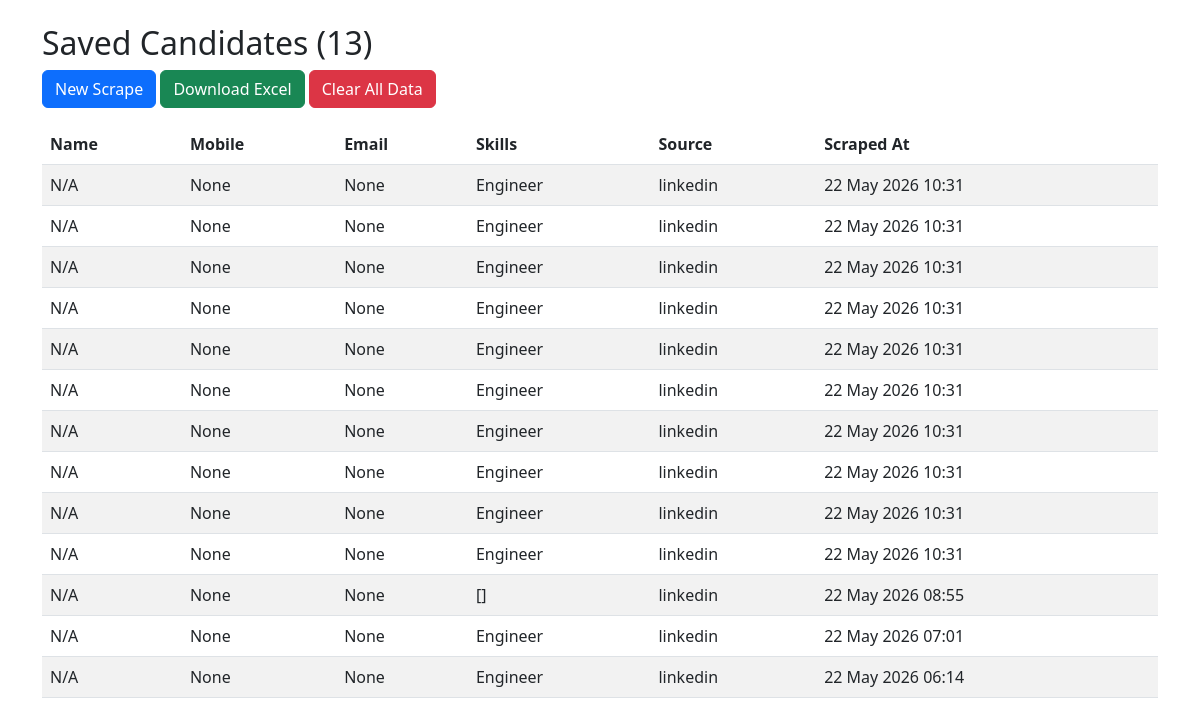
/candidates/, run on the app's committed database.
### scraper/models.py (models this page shows, shortened)
class Candidate(models.Model):
    source = models.CharField(max_length=50, choices=[('naukri', 'Naukri'), ('linkedin', 'LinkedIn')])
    name = models.CharField(max_length=255)
    mobile_no = models.CharField(max_length=20, blank=True, null=True)
    email = models.EmailField(blank=True, null=True)
    address = models.TextField(blank=True, null=True)
    education = models.TextField(blank=True, null=True)  # JSON or comma-separated
    skills = models.TextField(blank=True, null=True)
    raw_data = models.JSONField(blank=True, null=True)
    scraped_at = models.DateTimeField(auto_now_add=True)

### scraper/views.py (the view)
# urls.py: path('candidates/', views.candidate_list, name='candidate_list'),
def candidate_list(request):
    candidates = Candidate.objects.all().order_by('-scraped_at')
    return render(request, 'scraper/candidate_list.html', {'candidates': candidates})

### scraper/templates/scraper/candidate_list.html (shortened to what this page needs)
{% load crispy_forms_tags %}
<!DOCTYPE html>
<html>
<head>
    <link href="https://cdn.jsdelivr.net/npm/bootstrap@5.3.0/dist/css/bootstrap.min.css" rel="stylesheet">
</head>
<body class="container mt-4">
    <h2>Saved Candidates ({{ candidates.count }})</h2>
    <a href="{% url 'home' %}" class="btn btn-primary mb-3">New Scrape</a>
    <a href="{% url 'export_excel' %}" class="btn btn-success mb-3">Download Excel</a>
    <form method="post" action="{% url 'clear_data' %}" style="display:inline;">
        <button type="submit" class="btn btn-danger mb-3" onclick="return confirm('Delete all data?')">Clear All Data</button>
    </form>
    <table class="table table-striped">
        <thead>
            <tr>
                <th>Name</th>
                <th>Mobile</th>
                <th>Email</th>
                <th>Skills</th>
                <th>Source</th>
                <th>Scraped At</th>
            </tr>
        </thead>
        <tbody>
            {% for cand in candidates %}
            <tr>
                <td>{{ cand.name }}</td>
                <td>{{ cand.mobile_no }}</td>
                <td>{{ cand.email }}</td>
                <td>{{ cand.skills|truncatechars:100 }}</td>
                <td>{{ cand.source }}</td>
                <td>{{ cand.scraped_at|date:"d M Y H:i" }}</td>
            </tr>
            {% endfor %}
        </tbody>
    </table>
</body>
</html>

### data on the page
Candidate: name "N/A", mobile_no "None", email "None", skills "Engineer", source "linkedin", scraped_at "22 May 2026 10:31"
Candidate: name "N/A", mobile_no "None", email "None", skills "Engineer", source "linkedin", scraped_at "22 May 2026 10:31"
Candidate: name "N/A", mobile_no "None", email "None", skills "Engineer", source "linkedin", scraped_at "22 May 2026 10:31"
Candidate: name "N/A", mobile_no "None", email "None", skills "Engineer", source "linkedin", scraped_at "22 May 2026 10:31"
Candidate: name "N/A", mobile_no "None", email "None", skills "Engineer", source "linkedin", scraped_at "22 May 2026 10:31"
Candidate: name "N/A", mobile_no "None", email "None", skills "Engineer", source "linkedin", scraped_at "22 May 2026 10:31"
Candidate: name "N/A", mobile_no "None", email "None", skills "Engineer", source "linkedin", scraped_at "22 May 2026 10:31"
Candidate: name "N/A", mobile_no "None", email "None", skills "Engineer", source "linkedin", scraped_at "22 May 2026 10:31"
Candidate: name "N/A", mobile_no "None", email "None", skills "Engineer", source "linkedin", scraped_at "22 May 2026 10:31"
Candidate: name "N/A", mobile_no "None", email "None", skills "Engineer", source "linkedin", scraped_at "22 May 2026 10:31"
Candidate: name "N/A", mobile_no "None", email "None", skills "[]", source "linkedin", scraped_at "22 May 2026 08:55"
Candidate: name "N/A", mobile_no "None", email "None", skills "Engineer", source "linkedin", scraped_at "22 May 2026 07:01"
Candidate: name "N/A", mobile_no "None", email "None", skills "Engineer", source "linkedin", scraped_at "22 May 2026 06:14"

### other printed values
{{ candidates.count }} "13"
